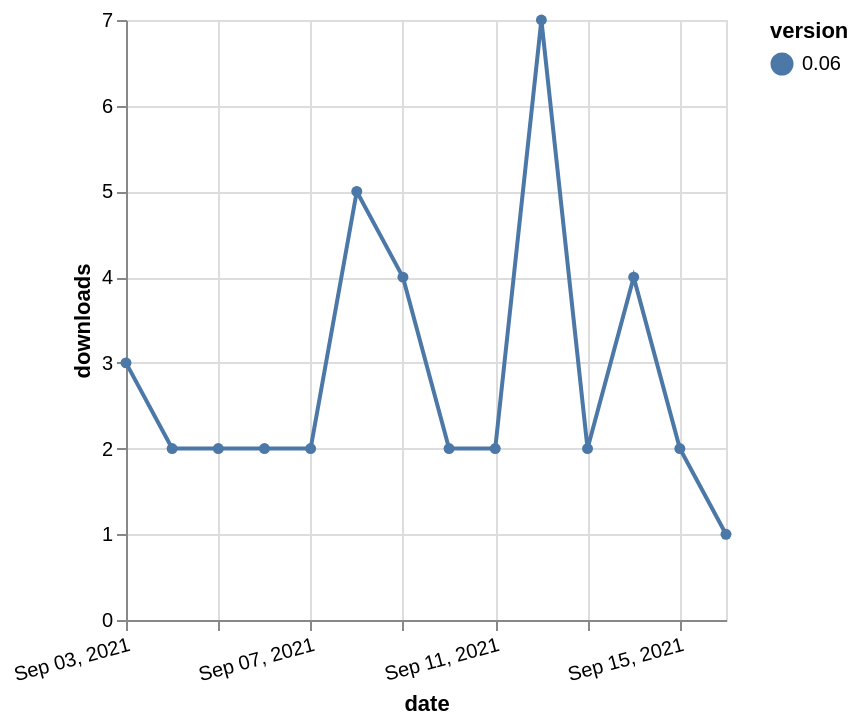

Specify this chart in Vega-Lite:
### Vega-Lite specification from a JSON file in a GitHub repository (floating-point values rounded to 4 significant figures)
{"$schema": "https://vega.github.io/schema/vega-lite/v5.json", "description": "A simple bar chart with embedded data.", "data": {"values": [{"date": "2021-09-03", "total": 2769, "delta": 3, "version": "0.06"}, {"date": "2021-09-04", "total": 2771, "delta": 2, "version": "0.06"}, {"date": "2021-09-05", "total": 2773, "delta": 2, "version": "0.06"}, {"date": "2021-09-06", "total": 2775, "delta": 2, "version": "0.06"}, {"date": "2021-09-07", "total": 2777, "delta": 2, "version": "0.06"}, {"date": "2021-09-08", "total": 2782, "delta": 5, "version": "0.06"}, {"date": "2021-09-09", "total": 2786, "delta": 4, "version": "0.06"}, {"date": "2021-09-10", "total": 2788, "delta": 2, "version": "0.06"}, {"date": "2021-09-11", "total": 2790, "delta": 2, "version": "0.06"}, {"date": "2021-09-12", "total": 2797, "delta": 7, "version": "0.06"}, {"date": "2021-09-13", "total": 2799, "delta": 2, "version": "0.06"}, {"date": "2021-09-14", "total": 2803, "delta": 4, "version": "0.06"}, {"date": "2021-09-15", "total": 2805, "delta": 2, "version": "0.06"}, {"date": "2021-09-16", "total": 2806, "delta": 1, "version": "0.06"}]}, "width": "container", "mark": {"type": "line", "point": {"filled": true}}, "encoding": {"x": {"field": "date", "type": "temporal", "timeUnit": "yearmonthdate", "title": "date", "axis": {"labelAngle": -15}}, "y": {"field": "delta", "type": "quantitative", "title": "downloads"}, "color": {"field": "version", "type": "nominal"}, "tooltip": {"field": "delta"}}}
